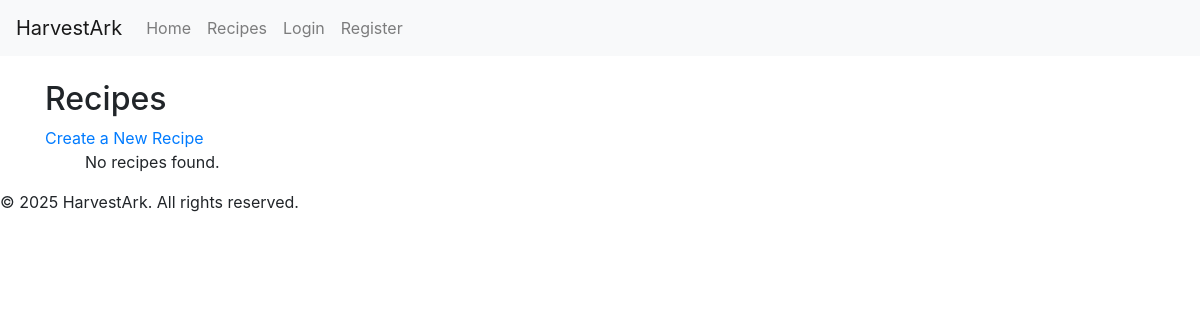
The app's page /recipe_list/, older data.
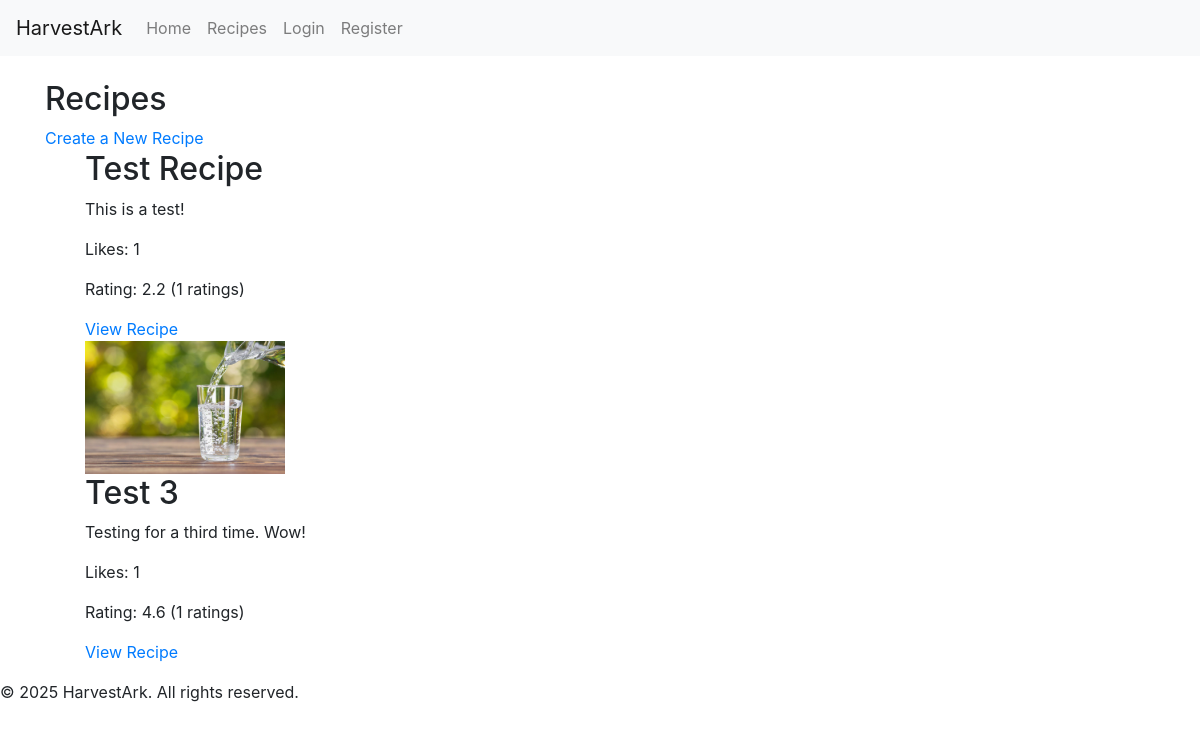
The same page, newer data.
### my_app/models.py (models this page shows, shortened)
class Recipe(models.Model):
    User = get_user_model()
    title = models.CharField(max_length=255)
    image = models.ImageField(upload_to='recipe_images/', blank=True, null=True)
    description = models.TextField(null=True)  # Description field with auto_now_add
    ingredients = models.ManyToManyField('Ingredient', related_name='recipes')  # Ingredients field with auto_now_add
    instructions = models.TextField(null=True)  # Instructions field with auto_now_add
    created_at = models.DateTimeField(auto_now_add=True)
    updated_at = models.DateTimeField(auto_now=True)
    author = models.ForeignKey(User, on_delete=models.CASCADE, null=True, blank=True)
    likes = models.ManyToManyField(User, related_name='liked_recipes', blank=True)
    rating = models.FloatField(default=0.0)
    rating_count = models.IntegerField(default=0)

### my_app/views.py (the view)
# urls.py: path('recipe_list/', recipe_list, name='recipe_list'),       ############## Recipe views   # Public recipe list ###############
def recipe_list(request):
    recipes = Recipe.objects.all()  # Fetch all recipes
    return render(request, 'recipe_list.html', {'recipes': recipes})  # Render the recipe list template

### templates/recipe_list.html
{% extends 'base.html' %}
{% block content %}
<h2>Recipes</h2>
<a href="{% url 'recipe_create' %}">Create a New Recipe</a>
<ul>
    {% for recipe in recipes %}
        <div>
            {% if recipe.image %}
                <img src="{{ recipe.image.url }}" alt="{{ recipe.title }}" width="200">
            {% endif %}
            <h2>{{ recipe.title }}</h2>
            <p>{{ recipe.description }}</p>
            <p>Likes: {{ recipe.likes.count }}</p>
            <p>Rating: {{ recipe.rating|floatformat:1 }} ({{ recipe.rating_count }} ratings)</p>
            <a href="{% url 'recipe_detail' recipe.id %}">View Recipe</a>
        </div>
    {% empty %}
        <p>No recipes found.</p>
    {% endfor %}
</ul>
{% endblock %}

### templates/base.html (shortened to what this page needs)
<!DOCTYPE html>
<html lang="en">
<head>
    <link href="https://maxcdn.bootstrapcdn.com/bootstrap/4.5.2/css/bootstrap.min.css" rel="stylesheet">
</head>
<body>
    <nav class="navbar navbar-expand-lg navbar-light bg-light">
        <a class="navbar-brand" href="/">HarvestArk</a>
        <div class="collapse navbar-collapse" id="navbarNav">
            <ul class="navbar-nav">
                <li class="nav-item"><a class="nav-link" href="/">Home</a></li>
                <li class="nav-item"><a class="nav-link" href="/recipe_list/">Recipes</a></li>
                {% if user.is_authenticated %}
                    <li class="nav-item"><a class="nav-link" href="/dashboard/">Dashboard</a></li>
                    <a href="{% url 'group_main' %}">Groups</a>
                    <li class="nav-item"><a class="nav-link" href="/profile/">Profile</a></li>
                    <li class="nav-item"><a class="nav-link" href="/logout/">Logout</a></li>
                    <li class="nav-item"><a class="nav-link" href="/trip/">Trip List</a></li>
                {% else %}
                    <li class="nav-item"><a class="nav-link" href="/login/">Login</a></li>
                    <li class="nav-item"><a class="nav-link" href="/register/">Register</a></li>
                {% endif %}
            </ul>
        </div>
    </nav>
    <div class="container mt-4">
        {% block content %}{% endblock %}
    </div>
    <footer>
        <p>&copy; 2025 HarvestArk. All rights reserved.</p>
    </footer>
</body>
</html>

Row changes from the older to the newer data that the page shows:
added Recipe: title "Test Recipe", description "This is a test!", likes.count "1", rating "2.2", rating_count "1"
added Recipe: image (picture), title "Test 3", description "Testing for a third time. Wow!", likes.count "1", rating "4.6", rating_count "1"
Text that changed along with them:
text no longer shown: "No recipes found."
